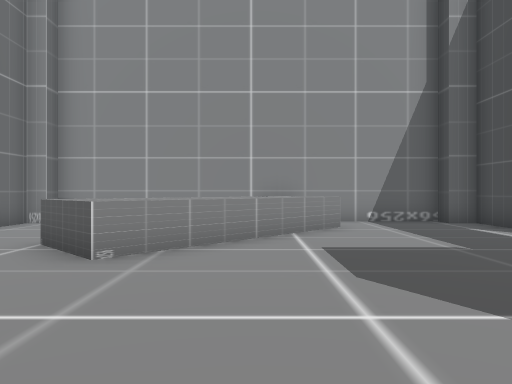
[1] (above)

24 first-person views from a walk through a Unity game level. The camera is 1.2 m above the floor, looks level and sees 70° across. The floor is counted in squares, 2 m on a side. Each view is taken from the middle of a square. On the plan, view 1 faces up. The plan holds only what a view shows up to about 10 squares ahead; the rest is blank. The place goes on beyond the plan. The player is left out. Some surface patterns are stand-ins.

[2]
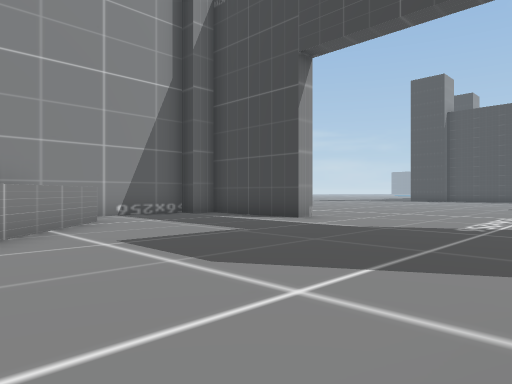

[3]
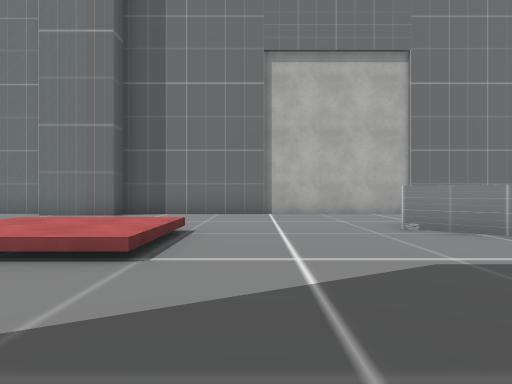

[4]
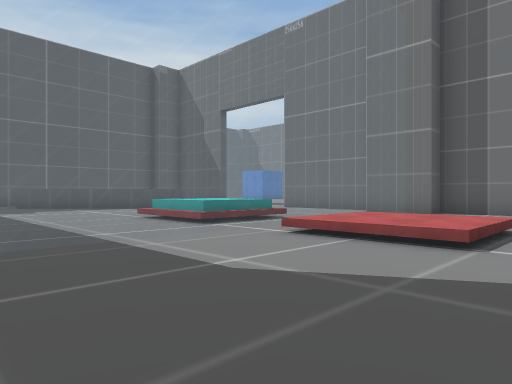

[5]
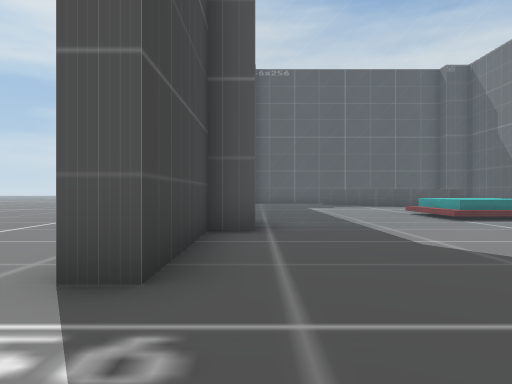

[6]
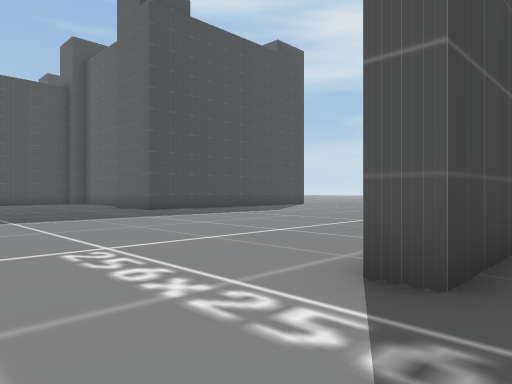

[7]
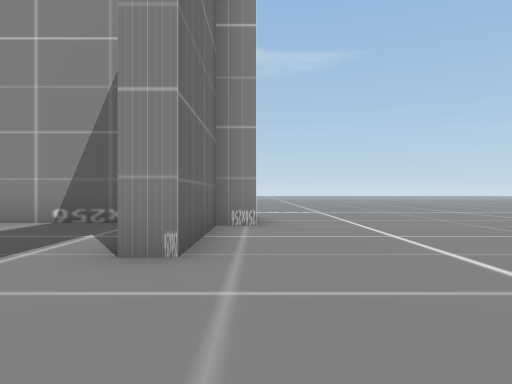

[8]
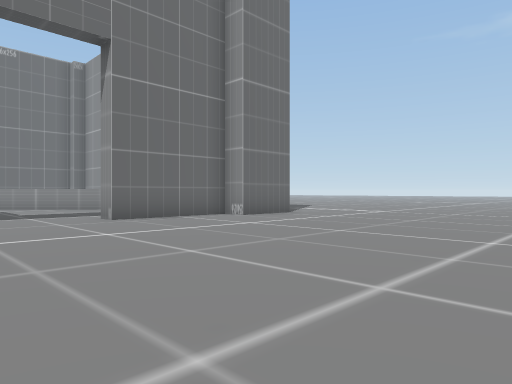

[9]
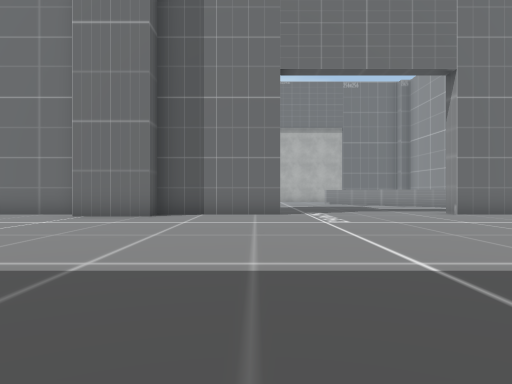

[10]
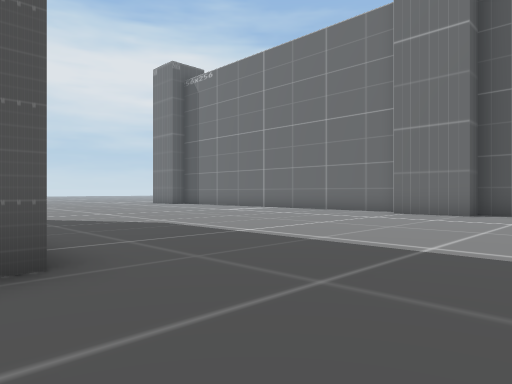

[11]
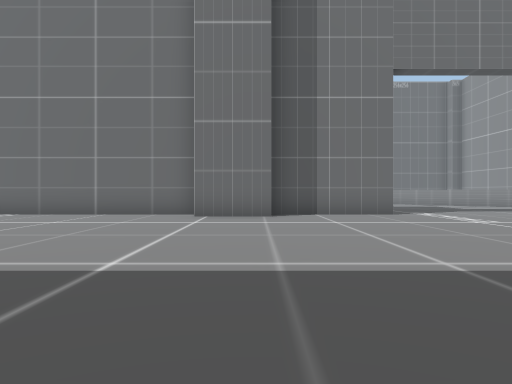

[12]
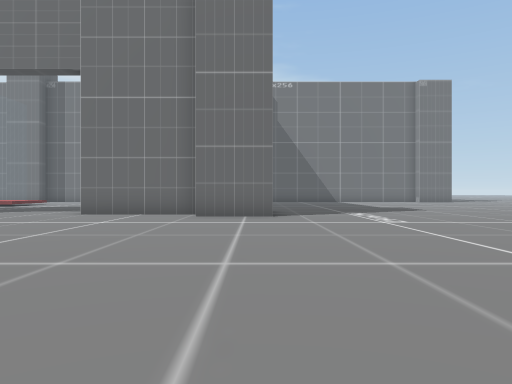

[13]
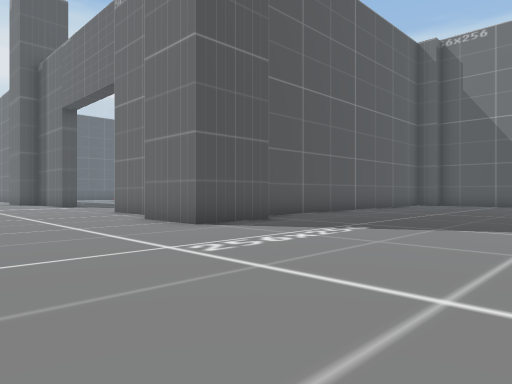

[14]
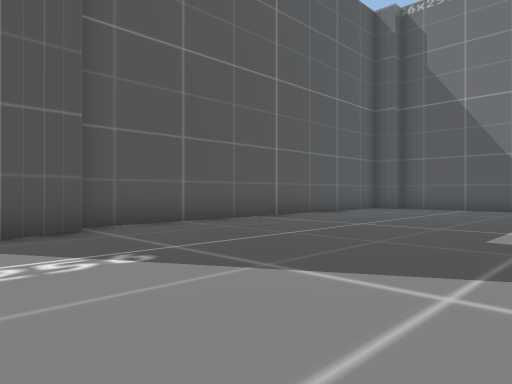

[15]
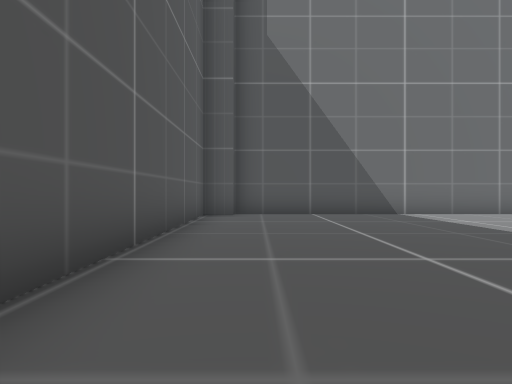

[16]
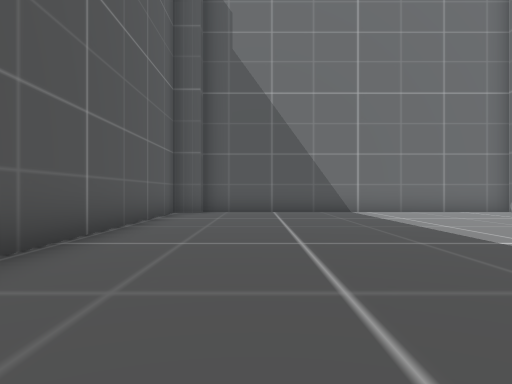

[17]
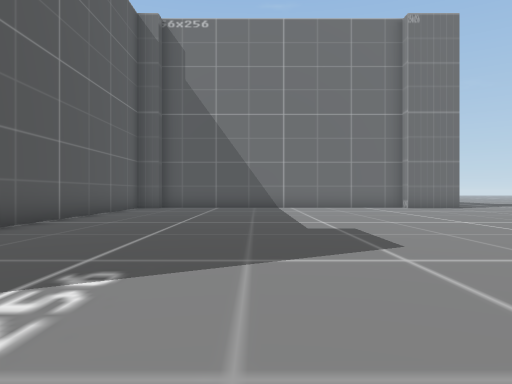

[18]
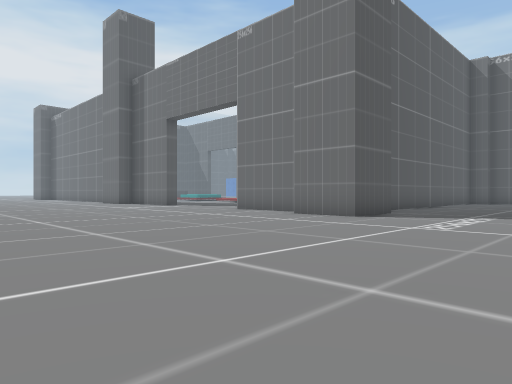

[19]
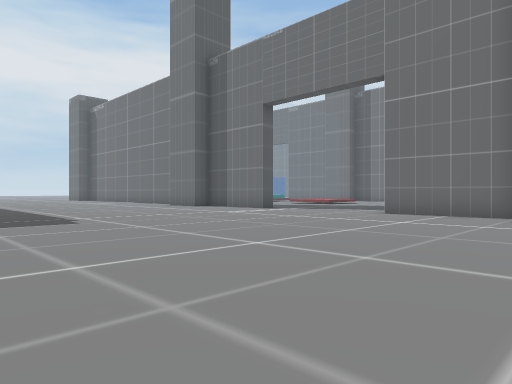

[20]
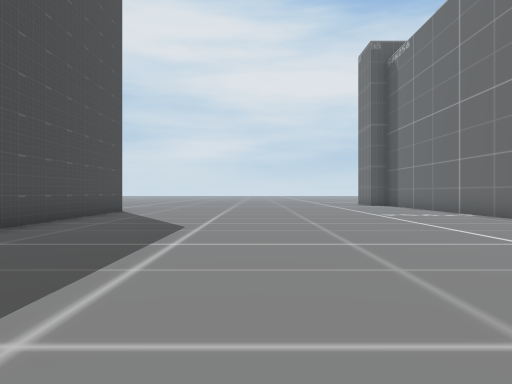

[21]
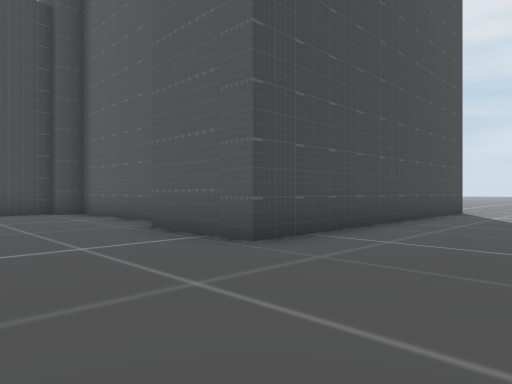

[22]
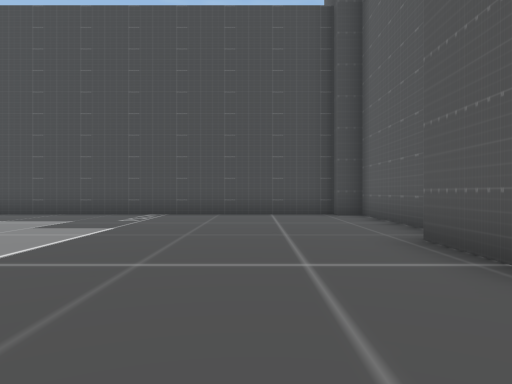

[23]
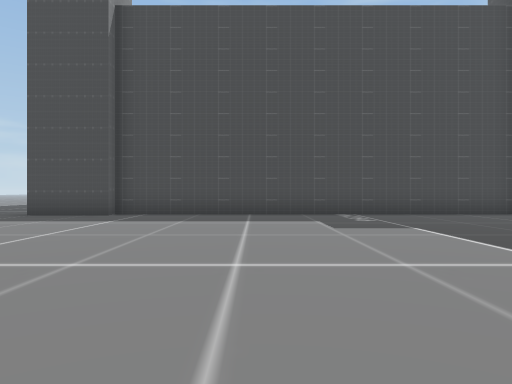

[24]
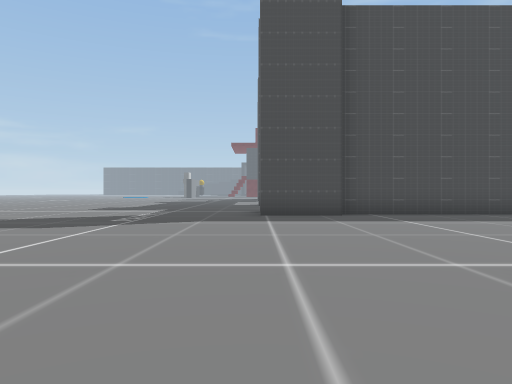

### Floor plan
Key: @ floor where view 1 was taken; # wall or solid block; . main floor; : floor 0.5 m higher than the main floor; + floor 1 m higher than the main floor; / step, stairs or slope; = window, fence, low wall or low ledge; ^ raised ledge.
Columns run from 6 left of view 1 to 24 right of it. Each row starts with its distance up from view 1.
 18 #..........
 17 #.................          ...
 16 #.....................     ....
 15 #.....................   ......
 14 #.....................  .......
 13 #..............................
 12 #..............................
 11 #..........###................#
 10 ##############................#
  9 #.     ^....#.................#
  8 #.   ^^^....#.................#
  7 #.. ^^^.....#.................#
  6 #..^^^........................#
  5  ...^.........................#
  4  .............................#
  3  .............................#
  2 #.............................#
  1 #....///....#.................#
  0 #.  .:@/....#.................#
 -1 #.  .::/....#.................#
 -2 #.    .....=##.........##.....#
 -3 #===========##........##  #####
 -4 #. ..++.....#.........#
 -5      ++.....#.........#
 -6      ::.....#.........#
 -7       ....  #.........#
 -8        ...  #.........#
 -9             #.........#

Where each view was taken, in squares from view 1:
view 1: 0 up, 0 right, facing up
view 2: 1 up, 1 left, facing up-right
view 3: 2 up, 4 right, facing left
view 4: 2 up, 5 right, facing down-left
view 5: 4 up, 5 right, facing down
view 6: 4 up, 5 right, facing down-right
view 7: 3 up, 7 right, facing up
view 8: 3 up, 14 right, facing up-left
view 9: 1 up, 16 right, facing left
view 10: 1 up, 17 right, facing down-left
view 11: 2 down, 16 right, facing left
view 12: 11 up, 16 right, facing left
view 13: 17 up, 11 right, facing down-left
view 14: 17 up, 7 right, facing down-left
view 15: 12 up, 4 right, facing left
view 16: 13 up, 5 right, facing left
view 17: 15 up, 8 right, facing left
view 18: 16 up, 15 right, facing down-left
view 19: 11 up, 16 right, facing down-left
view 20: 1 up, 12 right, facing down
view 21: 1 up, 13 right, facing down-right
view 22: 0 up, 14 right, facing right
view 23: 5 up, 14 right, facing right
view 24: 11 up, 14 right, facing right
